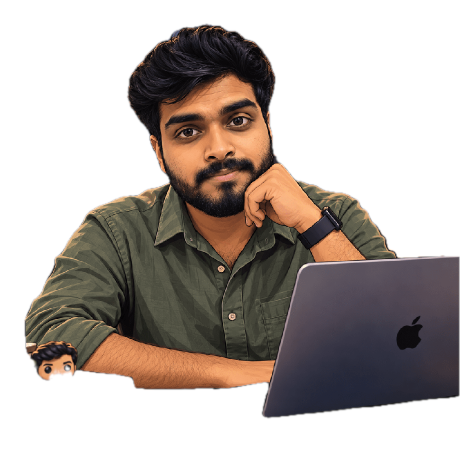
#> input picture assets/portrait-source.png, 460 x 460 px
$ python make_profile.py
#> lines starting #> are read from the running program, lines starting #| are printed output that depends on the picture; after the words box and inside, x2 and y2 are one past the last pixel; in counts of white or black regions, pixels touching at a corner belong together
"""Generate the profile banners from assets/portrait-source.png.

Run: python scripts/make_profile.py (requires Pillow and NumPy).
Use --static --output-dir PATH for a still preview. Update the rows below
when skills change; replace the source PNG to update the portrait.
"""
import argparse
from html import escape
from pathlib import Path
import xml.etree.ElementTree as ET

import numpy as np
from PIL import Image, ImageDraw, ImageOps

ROOT = Path(__file__).resolve().parents[1]
PARTICLES = 900
ROWS = [
    ("Name", "Akash S"),
    ("Role", "AI Engineer"),
    ("Based", "Bengaluru, India"),
    ("Focus", "RAG · AI agents · Speech"),
    ("Models", "Whisper · LoRA · Transformers"),
    ("AI stack", "LangChain · LangGraph · ChromaDB"),
    ("Backend", "Python · FastAPI · PostgreSQL"),
    ("Frontend", "TypeScript · React · Next.js"),
    ("Delivery", "Docker · Azure · Vercel"),
]
THEMES = {
    "dark": ("#0b1220", "#111c2e", "#17253a", "#2b3d55", "#91a5bf", "#e4edf8", "#7ec9ed", "#b7a8e8"),
    "light": ("#f5f7fb", "#ffffff", "#edf2f8", "#d5dfeb", "#526780", "#1c304b", "#176488", "#6e549d"),
}


def points(image, count, rng):
    pixels = np.asarray(image.convert("L")) < 128
    y, x = np.where(pixels)
    if len(x) < count:
        raise ValueError("Portrait or symbol has too few visible points")
    chosen = rng.choice(len(x), count, replace=False)
    return np.column_stack((x[chosen], y[chosen])).astype(float)


def match(source, target):
    """Assign each particle a nearby, unique destination without new libraries."""
    available = target.copy()
    assigned = np.empty_like(source)
    for i, origin in enumerate(source):
        nearest = np.argmin(np.sum((available - origin) ** 2, axis=1))
        assigned[i] = available[nearest]
        available[nearest] = np.inf
    return assigned


def dot_path(coords):
    return "".join(f"M{int(x) + 56},{int(y) + 164}h.1" for x, y in coords)


def symbol(kind):
    image = Image.new("L", (320, 320), 255)
    draw = ImageDraw.Draw(image)
    if kind == "network":
        columns = [[(65, y) for y in (80, 160, 240)], [(160, y) for y in (55, 125, 195, 265)], [(255, y) for y in (100, 220)]]
        for left, right in zip(columns, columns[1:]):
            for a in left:
                for b in right:
                    draw.line((a, b), fill=0, width=3)
        for column in columns:
            for x, y in column:
                draw.ellipse((x - 12, y - 12, x + 12, y + 12), fill=0)
    elif kind == "document":
        draw.rounded_rectangle((80, 38, 238, 278), radius=14, outline=0, width=8)
        for y, end in ((90, 205), (122, 205), (154, 175)):
            draw.line((110, y, end, y), fill=0, width=7)
        draw.ellipse((139, 180, 200, 241), outline=0, width=7)
        draw.line((194, 235, 224, 265), fill=0, width=8)
    else:
        draw.line(((112, 90), (42, 160), (112, 230)), fill=0, width=10)
        draw.line(((208, 90), (278, 160), (208, 230)), fill=0, width=10)
        draw.line((184, 65, 138, 255), fill=0, width=10)
    return image


def render(theme, portrait, frames, static):
    bg, panel, inset, line, muted, text, cyan, violet = THEMES[theme]
    output = [
        '<svg xmlns="http://www.w3.org/2000/svg" width="1200" height="640" viewBox="0 0 1200 640" role="img" aria-labelledby="title desc">',
        '<title id="title">Akash S | AI Engineer</title>',
        '<desc id="desc">Akash\'s portrait transforms into a neural network, a document search symbol, and code. Skills include RAG, AI agents, speech models, Python, FastAPI, React, and Next.js.</desc>',
        '<style>.still{display:none}@media(prefers-reduced-motion:reduce){.motion{display:none}.still{display:inline}}</style>',
        f'<rect x="1" y="1" width="1198" height="638" rx="18" fill="{bg}" stroke="{line}"/>',
        f'<rect x="16" y="16" width="1168" height="608" rx="12" fill="{panel}"/>',
        f'<path d="M16 62h1168" stroke="{line}"/>',
    ]
    for i, color in enumerate(("#ee8e87", "#e7be78", "#7cb9a3")):
        output.append(f'<circle cx="{38 + i * 18}" cy="39" r="5" fill="{color}"/>')
    output.append(f'<text x="600" y="44" text-anchor="middle" fill="{muted}" font-family="Menlo,Consolas,monospace" font-size="15">akash@github:~$ profile --ai</text>')
    output.append(f'<rect x="32" y="84" width="368" height="478" rx="9" fill="{inset}" stroke="{line}"/>')
    output.append(f'<rect x="420" y="84" width="748" height="478" rx="9" fill="{inset}" stroke="{line}"/>')
    output.append(f'<g font-family="Menlo,Consolas,monospace" font-size="13" letter-spacing="1.2" fill="{cyan}"><text x="52" y="112">PORTRAIT / AI IN MOTION</text><text x="442" y="112">PROFILE / ENGINEERING</text></g>')
    output.append(f'<text x="1146" y="112" text-anchor="end" fill="{violet}" font-family="Menlo,Consolas,monospace" font-size="13">@Akash-62</text>')
    path = dot_path(portrait)
    output.append(f'<defs><path id="portrait" d="{path}" fill="none" stroke="{cyan}" stroke-width="1.1" stroke-linecap="round"/></defs>')
    still = '<use href="#portrait"/>'
    output.append(still if static else f'<g class="still">{still}</g>')
    if not static:
        times = "0;.25;.32;.44;.51;.63;.70;.82;.89;1"
        output.append(f'<g class="motion"><g opacity="1">{still}<animate attributeName="opacity" values="1;1;0;0;0;0;0;0;1;1" keyTimes="{times}" dur="18s" repeatCount="indefinite"/></g>')
        for i in range(len(frames[0])):
            coords = [frame[i] for frame in frames]
            positions = [coords[0], coords[0], coords[1], coords[1], coords[2], coords[2], coords[3], coords[3], coords[0], coords[0]]
            values = ";".join(f"{x + 56:.1f} {y + 164:.1f}" for x, y in positions)
            output.append(f'<circle r=".9" fill="{violet}" opacity="0"><animateTransform attributeName="transform" type="translate" values="{values}" keyTimes="{times}" dur="18s" repeatCount="indefinite"/><animate attributeName="opacity" values="0;0;1;1;1;1;1;1;0;0" keyTimes="{times}" dur="18s" repeatCount="indefinite"/></circle>')
        output.append('</g>')
    output.append(f'<path d="M52 140h328M442 140h704M442 521h704" stroke="{line}"/>')
    for i, (key, value) in enumerate(ROWS):
        y = 178 + i * 38
        output.append(f'<g font-family="Menlo,Consolas,monospace"><text x="444" y="{y}" fill="{muted}" font-size="17">{escape(key)}</text><text x="1144" y="{y}" text-anchor="end" fill="{text}" font-size="20">{escape(value)}</text></g>')
    output.append(f'<text x="216" y="542" text-anchor="middle" fill="{muted}" font-family="Menlo,Consolas,monospace" font-size="12">PORTRAIT → MODELS → PRODUCTS</text>')
    output.append(f'<circle cx="448" cy="542" r="3" fill="{cyan}"/><text x="460" y="546" fill="{muted}" font-family="Menlo,Consolas,monospace" font-size="12">DOCUMENT INTELLIGENCE · SPEECH · AI PRODUCTS</text>')
    output.append(f'<text x="48" y="604" fill="{text}" font-family="Arial,sans-serif" font-size="24">Building AI that works for people.</text><text x="1150" y="604" text-anchor="end" fill="{muted}" font-family="Menlo,Consolas,monospace" font-size="14">Learning fast, building faster.</text></svg>')
    svg = "\n".join(output) + "\n"
    root = ET.fromstring(svg)
    ns = {"s": "http://www.w3.org/2000/svg"}
    assert not root.findall(".//s:script", ns)
    assert not root.findall(".//s:image", ns)
    for animation in root.findall(".//s:animate", ns) + root.findall(".//s:animateTransform", ns):
        assert len(animation.attrib["values"].split(";")) == len(animation.attrib["keyTimes"].split(";"))
    return svg


if __name__ == "__main__":
    parser = argparse.ArgumentParser(description=__doc__)
    parser.add_argument("--static", action="store_true")
    parser.add_argument("--output-dir", type=Path, default=ROOT / "assets")
    args = parser.parse_args()
    image = Image.open(ROOT / "assets/portrait-source.png").convert("L")
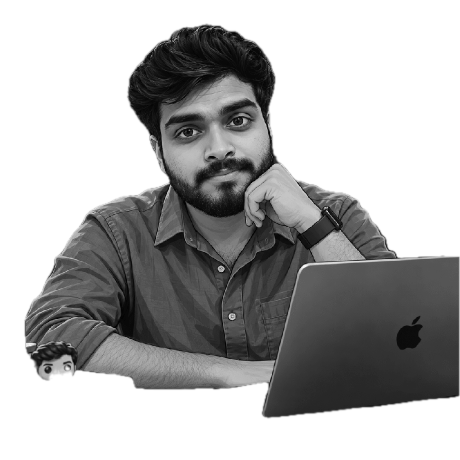
#> image: PIL image 460x460 L; min 4, max 255, mean 175.1
    image = ImageOps.contain(image, (300, 300), Image.Resampling.LANCZOS)
#> image: PIL image 300x300 L
    canvas = Image.new("L", (320, 320), 255)
#> canvas: PIL image 320x320 L; every value is 255
    canvas.paste(image, ((320 - image.width) // 2, (320 - image.height) // 2))
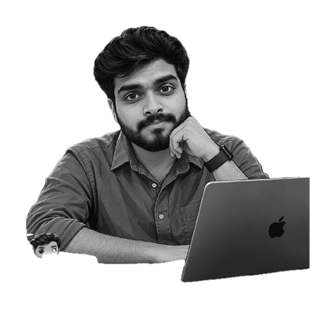
#> canvas: PIL image 320x320 L; min 0, max 255, mean 184.8
    args.output_dir.mkdir(parents=True, exist_ok=True)
    for theme in THEMES:
        rng = np.random.default_rng(62)
        sample = canvas
        if theme == "dark":
            luminance = np.asarray(canvas)
            sample = Image.fromarray(np.where(luminance < 250, 255 - luminance, 255).astype("uint8"))
        dither = sample.convert("1", dither=Image.Dither.FLOYDSTEINBERG)
        y, x = np.where(np.asarray(dither) == 0)
        portrait = np.column_stack((x, y)).astype(float)
        frames = [points(dither, PARTICLES, rng)]
        for kind in ("network", "document", "code"):
            frames.append(match(frames[-1], points(symbol(kind), PARTICLES, rng)))
        target = args.output_dir / f"profile-{theme}.svg"
        target.write_text(render(theme, portrait, frames, args.static), encoding="utf-8")
        print(f"Generated {target}: {target.stat().st_size:,} bytes")
#> this loop made 2 passes
#> pass 1, `sample = Image.fromarray(np.where(luminance < 250, 255 - luminance, 25..`:
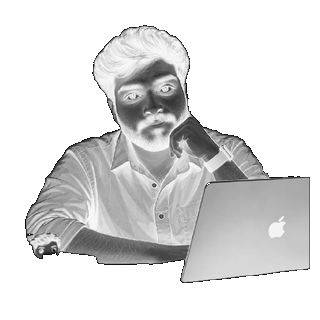
#> sample: PIL image 320x320 L; min 6, max 255, mean 220.3
#> pass 1, `dither = sample.convert("1", dither=Image.Dither.FLOYDSTEINBERG)`:
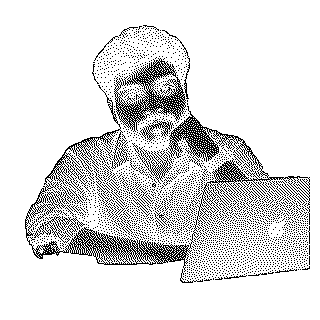
#> dither: PIL image 320x320 1; 86.3% white; black in thin lines or dots, all inside (x1, y1, x2, y2) = (25, 25, 310, 283)
#> pass 1, in points (call 2), `pixels = np.asarray(image.convert("L")) < 128`:
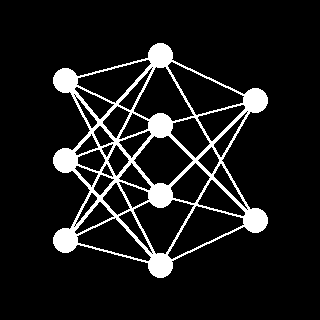
#> pixels: shape (320, 320) bool; 10% white; 1 white region, box (x1, y1, x2, y2) and area: (53, 43, 268, 278) 10237
#> after the loop:
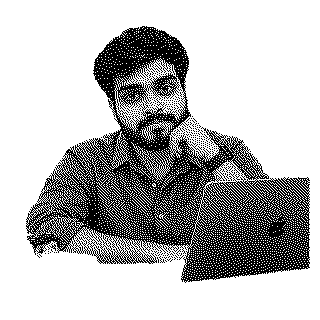
#> dither: PIL image 320x320 1; 72.5% white; black in thin lines or dots, all inside (x1, y1, x2, y2) = (26, 26, 310, 283)
